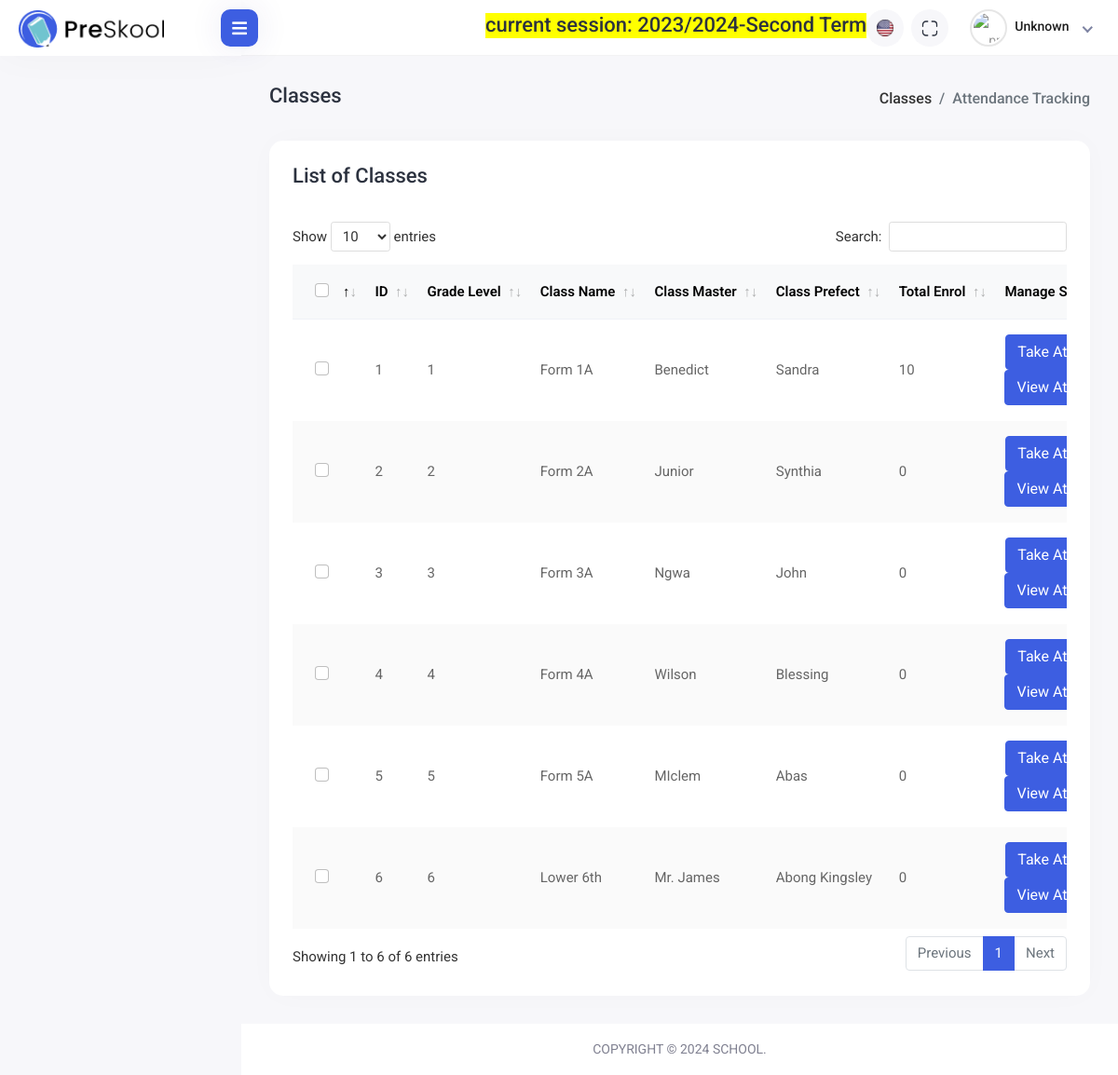
/attendance/attendance-class-list/, run on an earlier commit of the app's database.
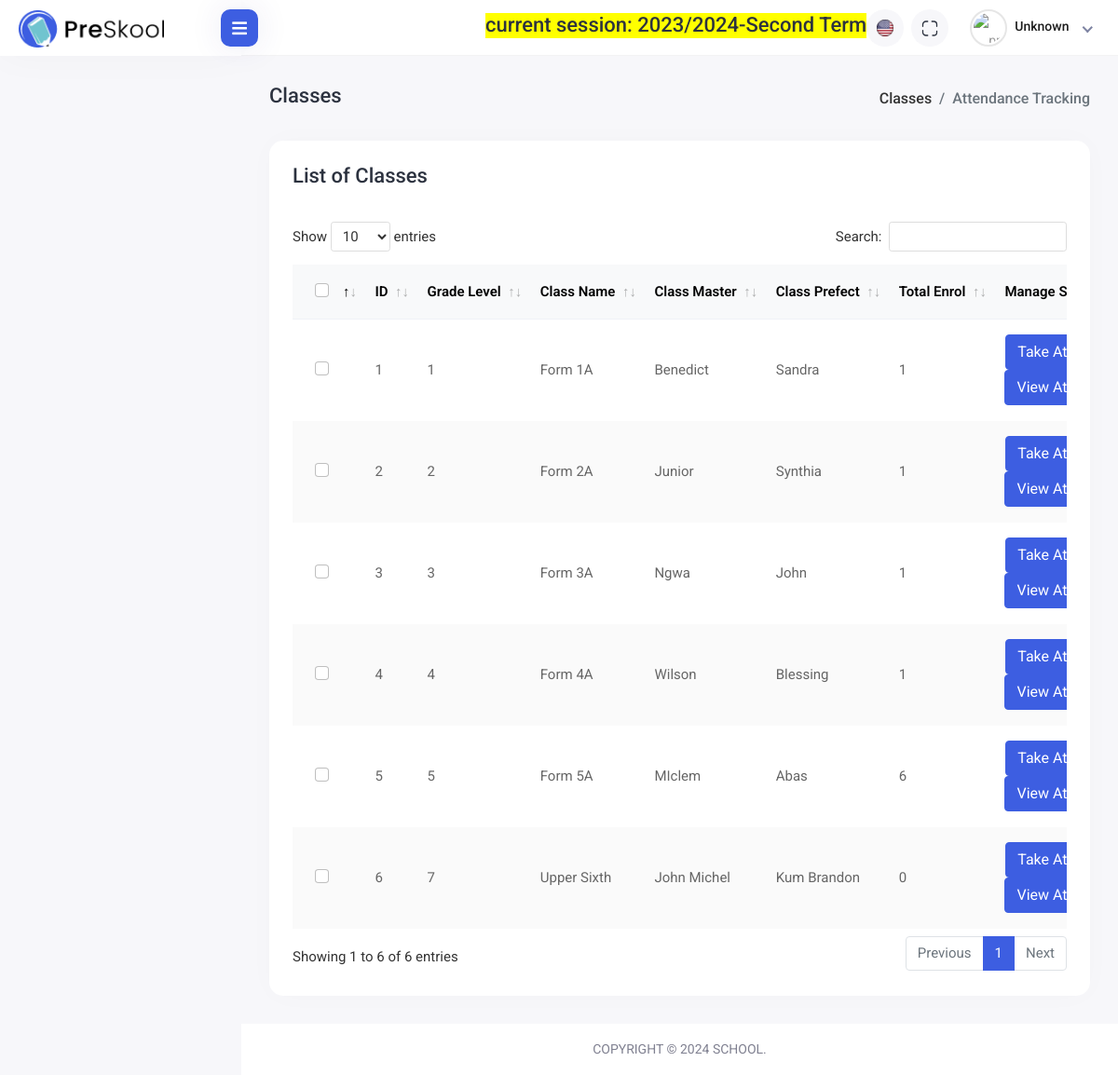
And on a later commit of the database.
### apps/students/models.py (models this page shows, shortened)
class Class(TimeStampedUUIDModel):
    class_name = models.CharField(verbose_name=_("Class Name"), max_length=200)
    grade_level = models.CharField(verbose_name=_("Class Level"), max_length=200)
    class_master = models.CharField(
        verbose_name=_("Class Master"), max_length=200, blank=True, null=True
    )
    class_prefect = models.CharField(
        verbose_name=_("Class Prefect"), max_length=200, blank=True, null=True
    )
    pass_avg = models.IntegerField(default=10)
    best_subject = models.CharField(max_length=255, blank=True, null=True)
    worst_subject = models.CharField(max_length=255, blank=True, null=True)
    class_code = models.CharField(max_length=10, blank=True, null=True)
    def get_total_girls(self):
        total_female_students_qs = self.students.filter(gender="Female").aggregate(
            total_female_students=Count("id")
        )
        return total_female_students_qs["total_female_students"]
    def get_total_boys(self):
        total_male_students_qs = self.students.filter(gender="Male").aggregate(
            total_male_students=Count("id")
        )
        return total_male_students_qs["total_male_students"]
    def get_total_enrol(self):
        return self.get_total_boys() + self.get_total_girls()
    @property
    def get_total_template_enrol(self):
        return self.get_total_enrol()

### apps/attendance/views.py (the view)
def attendance_class_list_view(request):
    classes = Class.objects.all()
    template_name = "attendance/attendance-class-list.html"
    context = {
        "section": "attendance",
        "classes": classes,
    }
    return render(request, template_name, context)

### apps/terms/templatetags/session_tags.py (called while the page is built)
@register.simple_tag
def current_working_session():
    current_year = AcademicYear.objects.filter(is_current=True)
    if current_year.exists():
        current_year = current_year.first()
        current_terms = Term.objects.filter(is_current=True, academic_year=current_year)
        if current_terms.exists():
            current_term = current_terms.first()
            info = f"current session: {current_year.name}-{current_term.term}"
            return info
        return None
    else:
        return None

### templates/attendance/attendance-class-list.html (shortened to what the changed rows need)
{% extends 'base.html' %}
{% load static %}
{% block stylelinks %}
<link rel="stylesheet" href="{% static 'assets/plugins/datatables/datatables.min.css' %}">
{% endblock stylelinks %}
{% block content %}
<div class="content container-fluid">
    <div class="row">
        <div class="col-sm-12">
            <div class="card card-table comman-shadow">
                <div class="card-body">
                    <div class="table-responsive">
                        <table
                            class="table border-0 star-student table-hover table-center mb-0 datatable table-striped">
                            <thead class="student-thread">
                                <tr>
                                    <th>
                                        <div class="form-check check-tables">
                                            <input class="form-check-input" type="checkbox"
                                                value="something">
                                        </div>
                                    </th>
                                    <th>ID</th>
                                    <th>Grade Level</th>
                                    <th>Class Name</th>
                                    <th>Class Master</th>
                                    <th>Class Prefect</th>
                                    <th>Total Enrol</th>
                                    <th>Manage Subjects</th>
                                </tr>
                            </thead>
                            <tbody>
                                {% for class in classes %}
                                    <tr>
                                        <td>
                                            <div class="form-check check-tables">
                                                <input class="form-check-input" type="checkbox"
                                                    value="something">
                                            </div>
                                        </td>
                                        <td>{{forloop.counter}}</td>
                                        <td>{{class.grade_level}}</td>
                                        <td>{{class.class_name}}</td>
                                        <td>{{ class.class_master }}</td>
                                        <td>{{ class.class_prefect }}</td>
                                        <td>{{ class.get_total_template_enrol }}</td>
                                        <td>
                                            <div class="col-auto text-end float-end ms-auto download-grp">
                                                <a href="{% url 'attendance:daily_attendance' class_pkid=class.pkid %}" style="color: white;" class="btn btn-outline-primary me-2"> Take Attendance</a>
                                            </div>
                                            <div class="col-auto text-end float-end ms-auto download-grp">
                                                <a href="{% url 'attendance:view_daily_attendance' class_pkid=class.pkid %}" style="color: white;" class="btn btn-outline-primary me-2"> View Attendance</a>
                                            </div>
                                        </td>
                                    </tr>
                                {% endfor %}
                            </tbody>
                        </table>
                    </div>
                </div>
            </div>
        </div>
    </div>
</div>
{% endblock content %}

What changed in the data, as far as the page shows it:
removed Class: grade_level "6", class_name "Lower 6th", class_master "Mr. James", class_prefect "Abong Kingsley", get_total_template_enrol "0"
changed Class "Form 1A": get_total_template_enrol "10" → "1"
changed Class "Form 2A": get_total_template_enrol "0" → "1"
computed for Class "Form 3A": get_total_template_enrol "0" → "1"
computed for Class "Form 4A": get_total_template_enrol "0" → "1"
computed for Class "Form 5A": get_total_template_enrol "0" → "6"
added Class: grade_level "7", class_name "Upper Sixth", class_master "John Michel", class_prefect "Kum Brandon", get_total_template_enrol "0"
